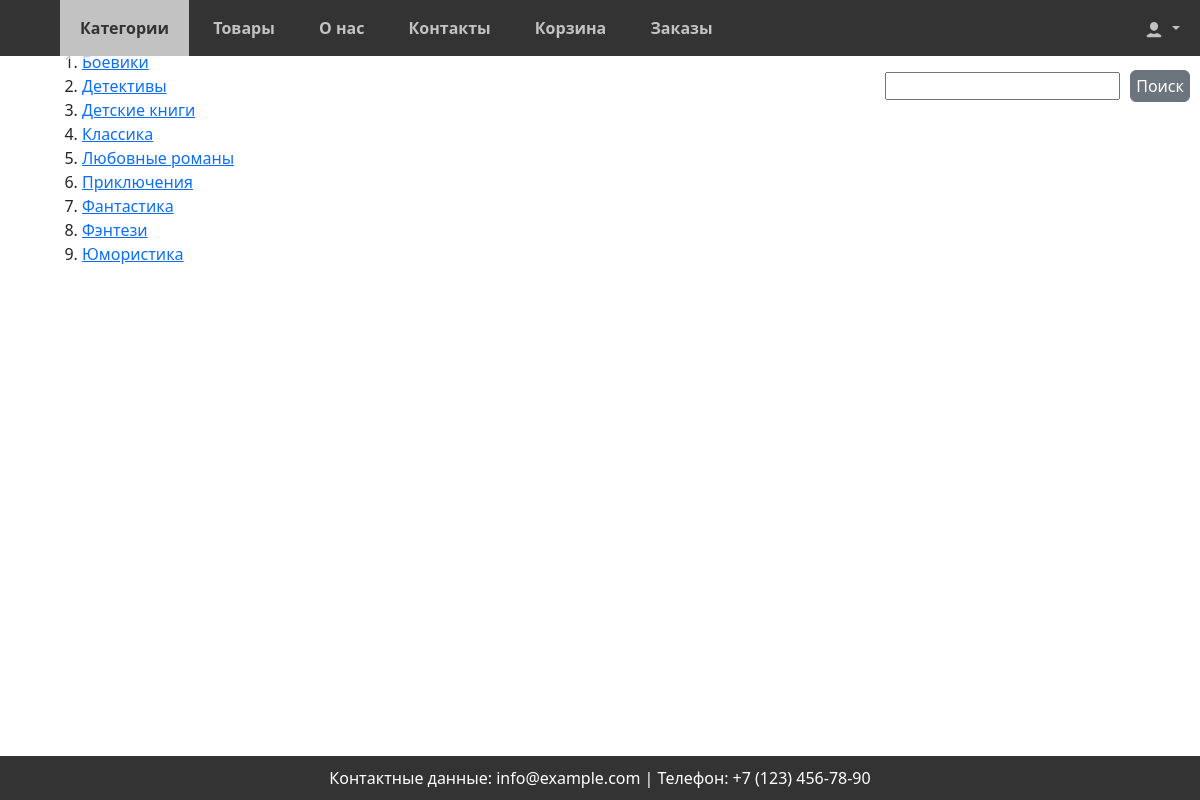
Page /products/categories/ on the committed database.
### shop/models.py (models this page shows, shortened)
class Category(models.Model):
    name = models.CharField(max_length=200, verbose_name="Категория")
    slug = models.SlugField(max_length=200, unique=True)
    class Meta:
        ordering = ['name']
        indexes = [
            models.Index(fields=['name']),
        ]
        verbose_name = 'Категория'
        verbose_name_plural = 'Категории'
    def get_absolute_url(self):
        return reverse('shop:category_detail', kwargs={'slug': self.slug})

### shop/views.py (the view)
# urls.py: path('categories/', CategoryListView.as_view(), name='categories'),
class CategoryListView(ListView):
    model = Category
    template_name = 'shop/admin/categories.html'
    context_object_name = 'categories'
    def get_context_data(self, **kwargs):
        context = super().get_context_data(**kwargs)
        context['current_page'] = 'shop:categories'
        return context

### orders/forms.py
class QuickOrderForm(forms.Form):
    name = forms.CharField(max_length=50, label="Имя")
    last_name = forms.CharField(max_length=50, label="Фамилия")
    email = forms.EmailField(label="Эл.почта")
    phone = forms.CharField(max_length=50, label="Телефон")
    payment = forms.ChoiceField(choices=PAYMENT_CHOICES, label='Способ оплаты')
    delivery = forms.ChoiceField(choices=DELIVERY_CHOICES, label='Способ Доставки')

### cart/context_processors.py (called while the page is built)
def cart(request):
    if request.user.id:
        return {'cart': ProductCartUser(request)}
    return {'cart': Cart(request)}

### cart/views.py (called while the page is built)
    def __len__(self):
        return sum(item['quantity'] for item in self.cart.values())

### orders/context_processors.py (called while the page is built)
def quick_order_form(request):
    return {'quick_order_form': QuickOrderForm()}

### shop/templates/shop/admin/categories.html (shortened to what this page needs)
{% extends 'base.html' %}
{% block content %}
<ol>
{% for category in categories %}
    <li><a href="{{ category.get_absolute_url }}">{{category.name}}</a></li>
{% endfor %}
</ol>
{% endblock content %}

### static/css/styles.css (style rules this page uses)
* { box-sizing: border-box; margin: 0; padding: 0; }
body { font-family: Arial, sans-serif; background-color: #e2e1e1; min-height: 100%; }

### rows in the picture
Category: name "Боевики"
Category: name "Детективы"
Category: name "Детские книги"
Category: name "Классика"
Category: name "Любовные романы"
Category: name "Приключения"
Category: name "Фантастика"
Category: name "Фэнтези"
Category: name "Юмористика"
